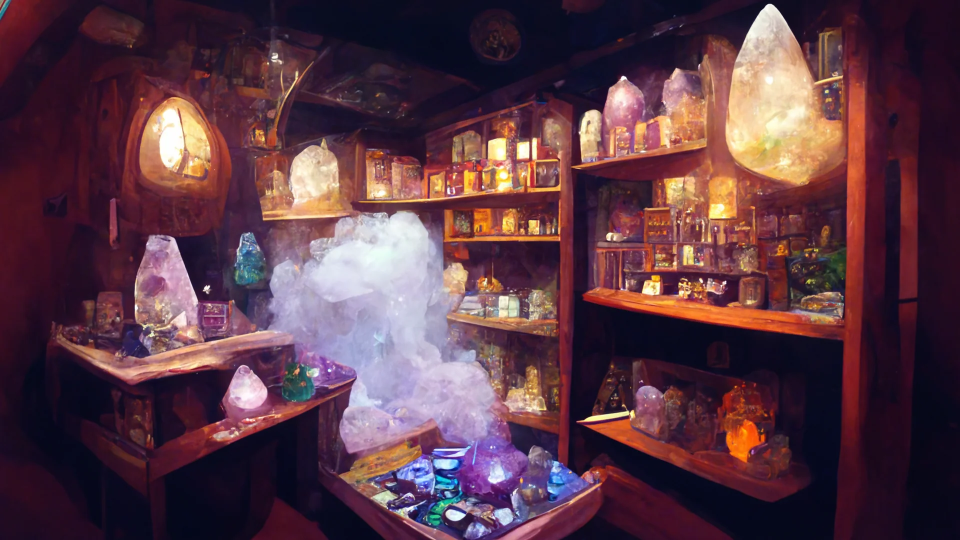
#> input picture assets/scenes/intro/shelves_1.webp, 1920 x 1080 px, given in place of r2view.png, which was not available (shown at 1/2 size)
$ python bake_portal_view.py ../assets/scenes/intro
#> lines starting #> are read from the running program, lines starting #| are printed output that depends on the picture; pictures that were not available may be replaced by others from this repository, and a replacement may not be noted
"""Bake the portal's glimpse of Realm 2 from a real capture of the Trial scene.

The door's inner arch shows a WINDOW into the next realm, and the honest way to
do that is to photograph the realm rather than mock one up. Capture:

    R2_SHOT_X=1500 R2_SHOT=r2view.png godot --path . res://scenes/realms/Realm2LiftTest.tscn

Then this crops a portrait slice of the forest — clear of the eye HUD and the
debug banner — and writes it as the texture the arch overlay samples.

Run:  python tools/bake_portal_view.py <dir containing r2view.png>
Out:  assets/realms/realm1_door/r2_portal_view.png
"""
import os
import sys

from PIL import Image, ImageEnhance

ROOT = os.path.dirname(os.path.dirname(os.path.abspath(__file__)))
OUT = os.path.join(ROOT, "assets", "realms", "realm1_door", "r2_portal_view.png")


def main():
	folder = sys.argv[1] if len(sys.argv) > 1 else "."
	src = Image.open(os.path.join(folder, "r2view.png")).convert("RGB")
#> src is the input picture: PIL image 1920x1080 RGB; mean R, G, B 90.2, 57.1, 69.3
	w, h = src.size
#> w = 1920; h = 1080
	# a tall slice from the middle-right: dense canopy, fireflies, no HUD
	box = (int(w * 0.46), int(h * 0.06), int(w * 0.46) + 520, h - int(h * 0.02))
#> box = (883, 64, 1403, 1059)
	crop = src.crop(box)
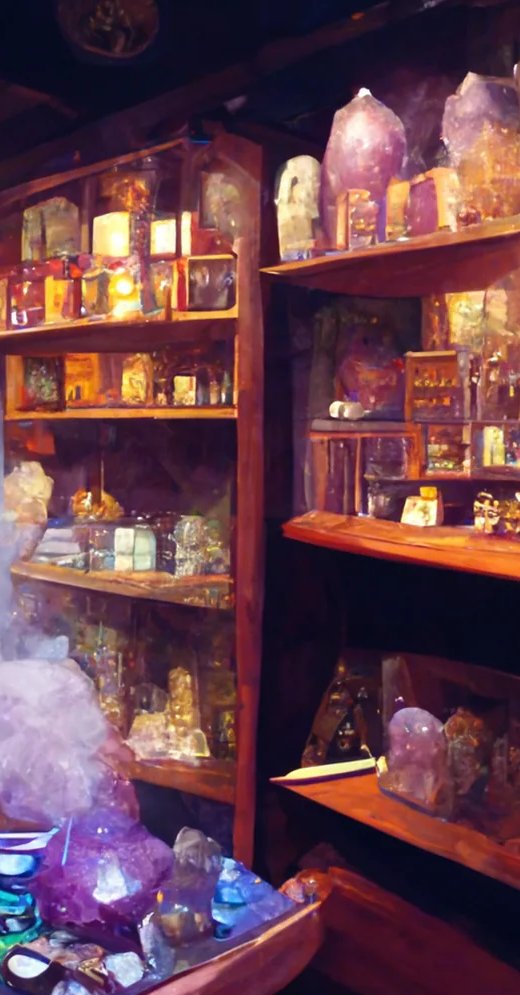
#> crop: PIL image 520x995 RGB; mean R, G, B 104.9, 65.5, 76.4
	crop = crop.resize((420, int(crop.height * 420 / crop.width)))
#> crop: PIL image 420x803 RGB
	# lifted a little: seen through an arch in a dark cave it needs to read
	crop = ImageEnhance.Brightness(crop).enhance(1.35)
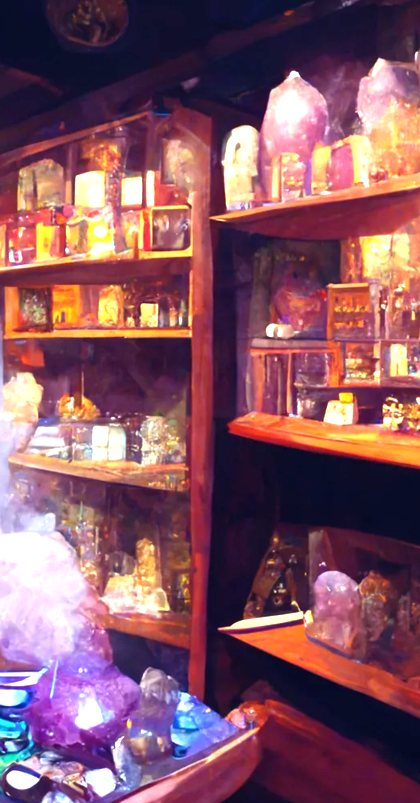
#> crop: PIL image 420x803 RGB; mean R, G, B 134.1, 86.1, 100.6
	crop = ImageEnhance.Color(crop).enhance(1.15)
	crop.save(OUT)
	print("wrote", os.path.relpath(OUT, ROOT), crop.size)
#| wrote assets/realms/realm1_door/r2_portal_view.png (420, 803)


if __name__ == "__main__":
	main()

$ run again, on assets/scenes/intro/shelves_2.webp
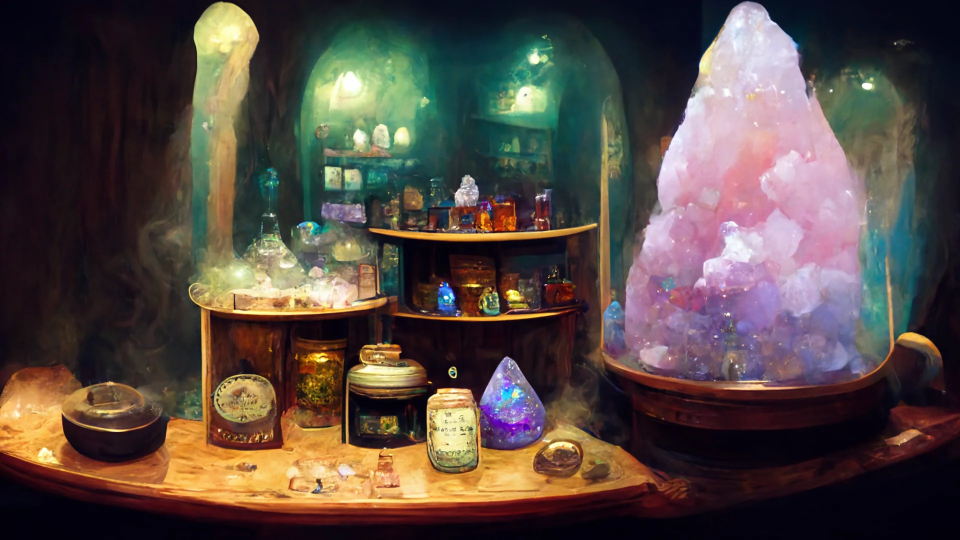
#> input picture assets/scenes/intro/shelves_2.webp, 1920 x 1080 px, given in place of r2view.png, which was not available (shown at 1/2 size)
#> in main, src is the input picture: PIL image 1920x1080 RGB; mean R, G, B 85.3, 72.7, 66.9
#> in main, `crop = src.crop(box)`:
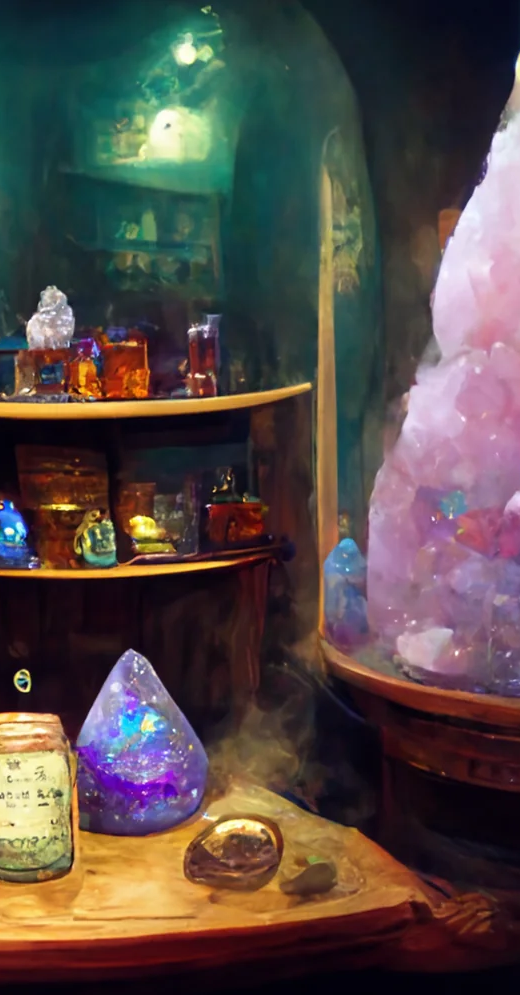
#> crop: PIL image 520x995 RGB; mean R, G, B 84.8, 73.8, 70.2
#> in main, `crop = ImageEnhance.Brightness(crop).enhance(1.35)`:
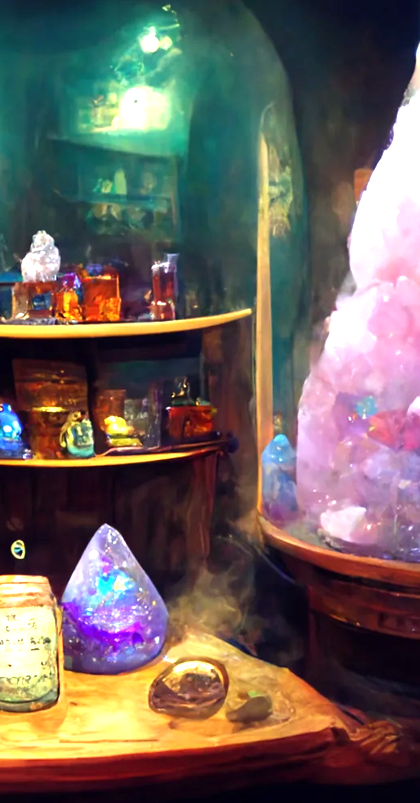
#> crop: PIL image 420x803 RGB; mean R, G, B 108.3, 97.1, 92.1
#| wrote assets/realms/realm1_door/r2_portal_view.png (420, 803)
